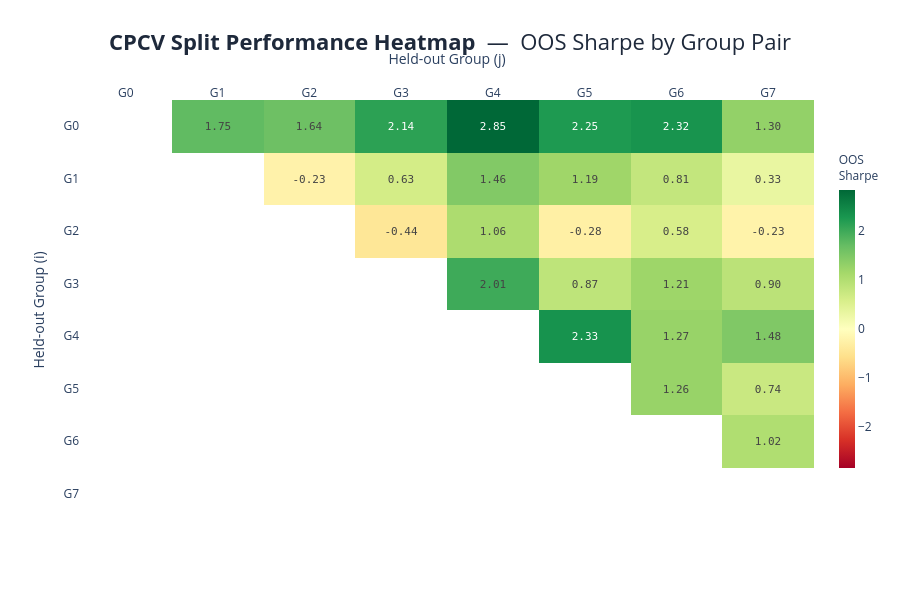

Notebook cell for this chart:
### Markdown cell above
### Split Performance Heatmap

An N × N grid where cell (i, j) shows the **OOS Sharpe of the split that held out
groups i and j** for testing (trained on the other 6 groups).

- **Green** cells — that group-pair combination was OOS-profitable. The strategy
  generalises well when those two periods are unseen.
- **Red** cells — those two periods were hard OOS. Either the strategy has no edge
  in those regimes, or the training data available (6 groups) wasn't representative.
- **Blank** cells — diagonal and lower triangle (redundant; each split appears once).

**What to look for:** A consistent block of red cells around a particular group index
means one time period is structurally difficult for this strategy regardless of which
other period it's paired with. Cross-reference the group date legend in `cpcv_summary`
to identify that regime (e.g. a bear market or low-volatility period).

### Code cell
plot_split_performance_heatmap(results);

### Figure 1 — Plotly figure (JSON) as saved in the notebook; plotly's stock layout.template omitted (floating-point values rounded to 4 significant figures)
{"data": [{"colorbar": {"len": 0.8, "thickness": 16, "title": {"font": {"size": 12}, "text": "OOS<br>Sharpe"}}, "colorscale": [[0, "rgb(165,0,38)"], [0.1, "rgb(215,48,39)"], [0.2, "rgb(244,109,67)"], [0.3, "rgb(253,174,97)"], [0.4, "rgb(254,224,139)"], [0.5, "rgb(255,255,191)"], [0.6, "rgb(217,239,139)"], [0.7, "rgb(166,217,106)"], [0.8, "rgb(102,189,99)"], [0.9, "rgb(26,152,80)"], [1, "rgb(0,104,55)"]], "hovertemplate": "Held-out: <b>%{y}</b> + <b>%{x}</b><br>OOS Sharpe: %{z:.3f}<extra></extra>", "text": [["", "1.75", "1.64", "2.14", "2.85", "2.25", "2.32", "1.30"], ["", "", "-0.23", "0.63", "1.46", "1.19", "0.81", "0.33"], ["", "", "", "-0.44", "1.06", "-0.28", "0.58", "-0.23"], ["", "", "", "", "2.01", "0.87", "1.21", "0.90"], ["", "", "", "", "", "2.33", "1.27", "1.48"], ["", "", "", "", "", "", "1.26", "0.74"], ["", "", "", "", "", "", "", "1.02"], ["", "", "", "", "", "", "", ""]], "textfont": {"family": "monospace", "size": 11}, "texttemplate": "%{text}", "type": "heatmap", "x": ["G0", "G1", "G2", "G3", "G4", "G5", "G6", "G7"], "y": ["G0", "G1", "G2", "G3", "G4", "G5", "G6", "G7"], "z": [[NaN, 1.746, 1.64, 2.143, 2.847, 2.248, 2.325, 1.304], [NaN, NaN, -0.2346, 0.6307, 1.46, 1.194, 0.8109, 0.3299], [NaN, NaN, NaN, -0.4394, 1.057, -0.2812, 0.5823, -0.2264], [NaN, NaN, NaN, NaN, 2.006, 0.8664, 1.206, 0.902], [NaN, NaN, NaN, NaN, NaN, 2.334, 1.266, 1.475], [NaN, NaN, NaN, NaN, NaN, NaN, 1.264, 0.7442], [NaN, NaN, NaN, NaN, NaN, NaN, NaN, 1.022], [NaN, NaN, NaN, NaN, NaN, NaN, NaN, NaN]], "zmax": 2.847, "zmid": 0, "zmin": -2.847}], "layout": {"height": 600, "title": {"font": {"color": "#1E293B", "size": 22}, "text": "<b>CPCV Split Performance Heatmap</b>  —  OOS Sharpe by Group Pair", "x": 0.5, "xanchor": "center"}, "xaxis": {"showgrid": false, "side": "top", "title": {"text": "Held-out Group (j)"}, "zeroline": false}, "yaxis": {"autorange": "reversed", "showgrid": false, "title": {"text": "Held-out Group (i)"}, "zeroline": false}}}
